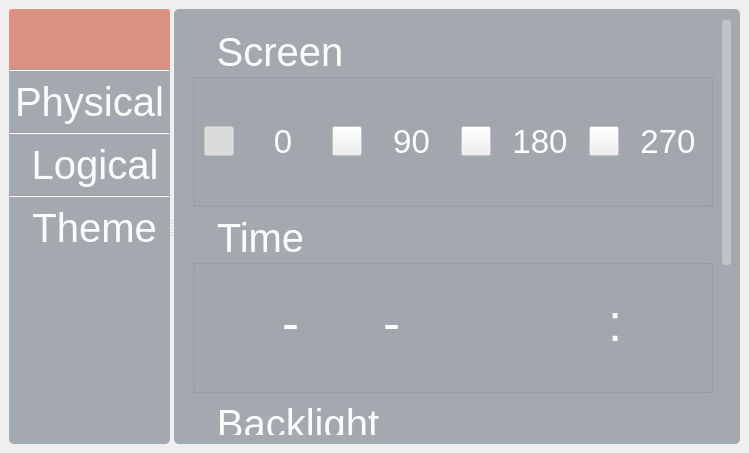
<?xml version="1.0" encoding="UTF-8"?>
<ui version="4.0">
 <class>SetTabBar</class>
 <widget class="QDialog" name="SetTabBar">
  <property name="geometry">
   <rect>
    <x>0</x>
    <y>0</y>
    <width>749</width>
    <height>453</height>
   </rect>
  </property>
  <property name="windowTitle">
   <string>Dialog</string>
  </property>
  <property name="styleSheet">
   <string notr="true">QWidget#widget{ border-image: url(:/34_configrue/rc/34_configure/bg.png); }

QScrollArea {background-color: rgba(0,0,0,0); border:none;}

QWidget#page_basic, QWidget#page_physical, QWidget#page_logic, QWidget#page_theme, QWidget#contents_basic, QWidget#contents_physical, QWidget#contents_logic, QWidget#contents_theme{ background-color: rgba(0,0,0,0);}

QGroupBox {font: bold large &quot;Adobe Arabic&quot;; font-size:30pt; color: rgba(255,255,255,250); background-color: rgba(255, 255, 255, 0); }
QGroupBox::checked{ background-color: rgba(48, 61, 77, 200); }

QWidget#TabBar{ background-color: rgba(48, 61, 77, 100); border-radius:5px; }
QWidget#TabBar:focus { background-color: rgba(80, 90, 100, 200); border-radius:5px;  }
/*QWidget#TabBar:hover { background-color: rgba(80, 90, 100, 200); border-radius:5px;  }*/

QWidget#MainStacked{ background-color: rgba(48, 61, 77, 100); border-radius:5px; }
QWidget#MainStacked:focus { background-color: rgba(80, 90, 100, 200); border-radius:5px;}
/*QWidget#MainStacked:hover { background-color: rgba(80, 90, 100, 200); border-radius:5px;}*/

QPushButton#btn_bar_basic, QPushButton#btn_bar_physical, QPushButton#btn_bar_logic, QPushButton#btn_bar_theme{ font: bold large &quot;Adobe Arabic&quot;; font-size:30pt; color: rgba(255,255,255,250); }

QPushButton#btn_bar_basic{ background-color: rgba(0, 0, 0, 0); border:none; }
QPushButton#btn_bar_basic::checked{ background-color: rgba(255, 127, 102, 150); }

QPushButton#btn_bar_physical{ background-color: rgba(0, 0, 0, 0); border:none; }
QPushButton#btn_bar_physical::checked{ background-color: rgba(255, 127, 102, 150); }

QPushButton#btn_bar_logic{ background-color: rgba(0, 0, 0, 0); border:none; }
QPushButton#btn_bar_logic::checked{ background-color: rgba(255, 127, 102, 150); }

QPushButton#btn_bar_theme{ background-color: rgba(0, 0, 0, 0); border:none; }
QPushButton#btn_bar_theme::checked{ background-color: rgba(255, 127, 102, 150); }

/*page31_setting*/
QWidget#setting_container { border-image: url(:/31_setting/rc/31_setting/subbg.png); }

QGroupBox {font: bold large &quot;Adobe Arabic&quot;; font-size:30pt; color: rgba(255,255,255,250);}

QLabel#label_backlight, QLabel#label_volume { font: bold large &quot;Adobe Arabic&quot;; font-size:30pt; color: rgba(255,255,255,250); }
QPushButton#btn_testvolume{ font: bold large &quot;Adobe Arabic&quot;; font-size:30pt; color: rgba(255,255,255,250); }

QPushButton#btn_testvolume{ border-image: url(:/31_setting/rc/31_setting/btnadd.png);  }
QPushButton#btn_testvolume::pressed{ border-image: url(:/31_setting/rc/31_setting/btnlight.png); }

QListWidget#list_protocol{  background-color: rgba(255, 255, 255, 0); alternate-background-color: #1b1b1b;  selection-
background-color: rgba(254, 158, 37, 255);  color: rgba(254, 254, 254, 255);  icon-size:90px 90px; space : 40px; font: bold large &quot;Adobe Arabic&quot;; font-size:18pt; }

QPushButton#btn_setreset{ border-image: url(:/31_setting/rc/31_setting/btndel.png); font: bold large &quot;Adobe Arabic&quot;; font-size:32pt; color: rgba(255,255,255,250); }
QPushButton#btn_setreset::pressed{ border-image: url(:/31_setting/rc/31_setting/btnlight.png); }

QPushButton#btn_setok{ border-image: url(:/31_setting/rc/31_setting/btnadd.png); font: bold large &quot;Adobe Arabic&quot;; font-size:32pt; color: rgba(255,255,255,250); }
QPushButton#btn_setok::pressed{ border-image: url(:/31_setting/rc/31_setting/btnlight.png); }

QPushButton#btn_calibrate{ border-image: url(:/31_setting/rc/31_setting/btnadd.png); font: bold large &quot;Adobe Arabic&quot;; font-size:32pt; color: rgba(255,255,255,250); }
QPushButton#btn_calibrate::pressed{ border-image: url(:/31_setting/rc/31_setting/btnlight.png); }

QLabel#label_theme_0, QLabel#label_theme_90, QLabel#label_theme_180, QLabel#label_theme_270{font: bold large &quot;Adobe Arabic&quot;; font-size:25pt; color: rgba(255,255,255,250);}
QPushButton#btn_theme_0{ border-image: url(:/0_common/rc/0_common/off.png); }
QPushButton#btn_theme_0::checked{ border-image: url(:/0_common/rc/0_common/on.png); }

QPushButton#btn_theme_90{ border-image: url(:/0_common/rc/0_common/off.png); }
QPushButton#btn_theme_90::checked{ border-image: url(:/0_common/rc/0_common/on.png); }

QPushButton#btn_theme_180{ border-image: url(:/0_common/rc/0_common/off.png); }
QPushButton#btn_theme_180::checked{ border-image: url(:/0_common/rc/0_common/on.png); }

QPushButton#btn_theme_270{ border-image: url(:/0_common/rc/0_common/off.png); }
QPushButton#btn_theme_270::checked{ border-image: url(:/0_common/rc/0_common/on.png); }

/*time*/
QLabel#label_time_colon, QLabel#label_time_h1, QLabel#label_time_h2, QLabel#label_time_space{ font: bold large &quot;Adobe Arabic&quot;; font-size:38pt; color: rgba(255,255,255,250); }

QListWidget#list_time_year, QListWidget#list_time_month, QListWidget#list_time_day, QListWidget#list_time_hour, QListWidget#list_time_minute {font: bold large &quot;Adobe Arabic&quot;; font-size:26pt; color: rgba(255,255,255,250); background-color: rgba(255, 255, 255, 0); alternate-background-color:  rgba(255, 255, 255, 0);  selection-
background-color:  rgba(255, 255, 255, 0);  gridline-color: rgba(255, 255, 255, 0);   border-radius: 0px;  padding: 0px;  }

QListWidget#list_time_year{border-image: url(:/31_setting/rc/31_setting/timebg.png); color: rgba(10,10,10,250);}
QListWidget#list_time_month{border-image: url(:/31_setting/rc/31_setting/timebg.png); color: rgba(10,10,10,250);}
QListWidget#list_time_day{border-image: url(:/31_setting/rc/31_setting/timebg.png); color: rgba(10,10,10,250);}
QListWidget#list_time_hour{border-image: url(:/31_setting/rc/31_setting/timebg.png); color: rgba(10,10,10,250);}
QListWidget#list_time_minute{border-image: url(:/31_setting/rc/31_setting/timebg.png); color: rgba(10,10,10,250);}

QListWidget#list_time_year::item:selected{background-color:rgba(254, 158, 37, 0); color: rgba(255, 149, 16,250); border: none;}
QListWidget#list_time_month::item:selected{background-color:rgba(254, 158, 37, 0); color: rgba(255, 149, 16,250); border: none;}
QListWidget#list_time_day::item:selected{background-color:rgba(254, 158, 37, 0); color: rgba(255, 149, 16,250); border: none;}
QListWidget#list_time_hour::item:selected{background-color:rgba(254, 158, 37, 0); color: rgba(255, 149, 16,250); border: none;}
QListWidget#list_time_minute::item:selected{background-color:rgba(254, 158, 37, 0); color: rgba(255, 149, 16,250); border: none;}

QPushButton#btn_time_adjust{ font: bold large &quot;Adobe Arabic&quot;; font-size:30pt; color: rgba(255,255,255,250); }
QPushButton#btn_time_adjust{ border-image: url(:/31_setting/rc/31_setting/btnadd.png); }
QPushButton#btn_time_adjust::pressed{ border-image: url(:/31_setting/rc/31_setting/btnlight.png) }
QPushButton#btn_time_adjust::disabled{ border-image: url(:/31_setting/rc/31_setting/btndisable.png); }

QScrollBar:vertical { background: rgba(0, 0, 0, 0);  width: 9px;  margin: 0px 0 0px 0; }
QScrollBar::handle:vertical { background: rgba(195, 195, 195, 255); min-height: 20px;  margin: 2px 0px 1px 0px;   border-radius: 3px;  border: 0px dashed rgba(180,130,100,255); }
QScrollBar::add-line:vertical, QScrollBar::sub-line:vertical { height: 0px; }
QScrollBar::add-page:vertical, QScrollBar::sub-page:vertical {  background: none; }

QScrollBar:horizontal  { background: rgba(0, 0, 0, 0);  height: 9px;  margin: 0px 0 0px 0; }
QScrollBar::handle:horizontal  { background: rgba(195, 195, 195, 255);  min-width: 20px;  margin: 2px 0px 1px 0px;   border-radius: 3px;  border: 0px dashed rgba(180,130,100,255); }
QScrollBar::add-line:horizontal , QScrollBar::sub-line:horizontal  { height: 0px; }
QScrollBar::add-page:horizontal , QScrollBar::sub-page:horizontal  {  background: none; }

QSlider::groove:horizontal {  border: 1px rgba(254, 158, 37, 255);  height: 2px;  margin: 0px 0; left: 22px; right: 22px;  }
QSlider::handle:horizontal {  border-image: url(:/31_setting/rc/31_setting/sliderdot.png);  width: 40px; height : 40px;  margin: -20px -20px -20px -20px; }
QSlider::sub-page:horizontal{  background: rgba(254, 158, 37, 255); }
QSlider::add-page:horizontal{ background: rgba(100, 100, 100, 255); }
QSlider::indicator { right : 22px}
</string>
  </property>
  <layout class="QVBoxLayout" name="verticalLayout_9">
   <property name="spacing">
    <number>0</number>
   </property>
   <property name="margin">
    <number>0</number>
   </property>
   <item>
    <widget class="QWidget" name="widget" native="true">
     <property name="autoFillBackground">
      <bool>false</bool>
     </property>
     <layout class="QVBoxLayout" name="verticalLayout_2">
      <property name="spacing">
       <number>6</number>
      </property>
      <property name="margin">
       <number>9</number>
      </property>
      <item>
       <widget class="QSplitter" name="splitter">
        <property name="orientation">
         <enum>Qt::Horizontal</enum>
        </property>
        <property name="opaqueResize">
         <bool>true</bool>
        </property>
        <property name="handleWidth">
         <number>4</number>
        </property>
        <property name="childrenCollapsible">
         <bool>true</bool>
        </property>
        <widget class="QWidget" name="TabBar" native="true">
         <property name="sizePolicy">
          <sizepolicy hsizetype="Expanding" vsizetype="Expanding">
           <horstretch>0</horstretch>
           <verstretch>0</verstretch>
          </sizepolicy>
         </property>
         <property name="maximumSize">
          <size>
           <width>180</width>
           <height>16777215</height>
          </size>
         </property>
         <layout class="QVBoxLayout" name="verticalLayout">
          <property name="spacing">
           <number>0</number>
          </property>
          <property name="margin">
           <number>0</number>
          </property>
          <item>
           <widget class="QPushButton" name="btn_bar_basic">
            <property name="minimumSize">
             <size>
              <width>0</width>
              <height>60</height>
             </size>
            </property>
            <property name="text">
             <string/>
            </property>
            <property name="icon">
             <iconset resource="settab.qrc">
              <normaloff>:/34_configrue/rc/34_configure/basic.png</normaloff>:/34_configrue/rc/34_configure/basic.png</iconset>
            </property>
            <property name="iconSize">
             <size>
              <width>23</width>
              <height>23</height>
             </size>
            </property>
            <property name="checkable">
             <bool>true</bool>
            </property>
            <property name="checked">
             <bool>true</bool>
            </property>
           </widget>
          </item>
          <item>
           <widget class="Line" name="line">
            <property name="orientation">
             <enum>Qt::Horizontal</enum>
            </property>
           </widget>
          </item>
          <item>
           <widget class="QPushButton" name="btn_bar_physical">
            <property name="minimumSize">
             <size>
              <width>0</width>
              <height>60</height>
             </size>
            </property>
            <property name="text">
             <string>Physical</string>
            </property>
            <property name="icon">
             <iconset resource="settab.qrc">
              <normaloff>:/34_configrue/rc/34_configure/physical.png</normaloff>:/34_configrue/rc/34_configure/physical.png</iconset>
            </property>
            <property name="iconSize">
             <size>
              <width>23</width>
              <height>23</height>
             </size>
            </property>
            <property name="checkable">
             <bool>true</bool>
            </property>
            <property name="checked">
             <bool>false</bool>
            </property>
           </widget>
          </item>
          <item>
           <widget class="Line" name="line_2">
            <property name="orientation">
             <enum>Qt::Horizontal</enum>
            </property>
           </widget>
          </item>
          <item>
           <widget class="QPushButton" name="btn_bar_logic">
            <property name="minimumSize">
             <size>
              <width>0</width>
              <height>60</height>
             </size>
            </property>
            <property name="text">
             <string> Logical</string>
            </property>
            <property name="icon">
             <iconset resource="settab.qrc">
              <normaloff>:/34_configrue/rc/34_configure/logic.png</normaloff>:/34_configrue/rc/34_configure/logic.png</iconset>
            </property>
            <property name="iconSize">
             <size>
              <width>23</width>
              <height>23</height>
             </size>
            </property>
            <property name="checkable">
             <bool>true</bool>
            </property>
           </widget>
          </item>
          <item>
           <widget class="Line" name="line_3">
            <property name="orientation">
             <enum>Qt::Horizontal</enum>
            </property>
           </widget>
          </item>
          <item>
           <widget class="QPushButton" name="btn_bar_theme">
            <property name="minimumSize">
             <size>
              <width>0</width>
              <height>60</height>
             </size>
            </property>
            <property name="text">
             <string> Theme</string>
            </property>
            <property name="icon">
             <iconset resource="settab.qrc">
              <normaloff>:/34_configrue/rc/34_configure/theme.png</normaloff>:/34_configrue/rc/34_configure/theme.png</iconset>
            </property>
            <property name="iconSize">
             <size>
              <width>23</width>
              <height>23</height>
             </size>
            </property>
            <property name="checkable">
             <bool>true</bool>
            </property>
            <property name="checked">
             <bool>false</bool>
            </property>
           </widget>
          </item>
          <item>
           <spacer name="verticalSpacer">
            <property name="orientation">
             <enum>Qt::Vertical</enum>
            </property>
            <property name="sizeHint" stdset="0">
             <size>
              <width>20</width>
              <height>71</height>
             </size>
            </property>
           </spacer>
          </item>
         </layout>
        </widget>
        <widget class="QStackedWidget" name="MainStacked">
         <property name="sizePolicy">
          <sizepolicy hsizetype="Expanding" vsizetype="Expanding">
           <horstretch>0</horstretch>
           <verstretch>0</verstretch>
          </sizepolicy>
         </property>
         <property name="currentIndex">
          <number>0</number>
         </property>
         <widget class="QWidget" name="page_basic">
          <layout class="QVBoxLayout" name="verticalLayout_10">
           <item>
            <widget class="ScrollArea" name="scroll_basic">
             <property name="widgetResizable">
              <bool>true</bool>
             </property>
             <widget class="QWidget" name="contents_basic">
              <property name="geometry">
               <rect>
                <x>0</x>
                <y>0</y>
                <width>537</width>
                <height>700</height>
               </rect>
              </property>
              <property name="minimumSize">
               <size>
                <width>0</width>
                <height>700</height>
               </size>
              </property>
              <property name="maximumSize">
               <size>
                <width>16777215</width>
                <height>700</height>
               </size>
              </property>
              <layout class="QVBoxLayout" name="verticalLayout_11">
               <item>
                <widget class="SrnRotBox" name="ScreenBox">
                 <property name="minimumSize">
                  <size>
                   <width>0</width>
                   <height>180</height>
                  </size>
                 </property>
                 <property name="title">
                  <string>Screen</string>
                 </property>
                 <property name="checkable">
                  <bool>true</bool>
                 </property>
                 <property name="checked">
                  <bool>false</bool>
                 </property>
                 <layout class="QVBoxLayout" name="verticalLayout_16">
                  <property name="spacing">
                   <number>16</number>
                  </property>
                  <item>
                   <layout class="QHBoxLayout" name="horizontalLayout_14">
                    <item>
                     <layout class="QHBoxLayout" name="horizontalLayout_19">
                      <item>
                       <widget class="QPushButton" name="btn_theme_0">
                        <property name="sizePolicy">
                         <sizepolicy hsizetype="Minimum" vsizetype="Expanding">
                          <horstretch>0</horstretch>
                          <verstretch>0</verstretch>
                         </sizepolicy>
                        </property>
                        <property name="minimumSize">
                         <size>
                          <width>30</width>
                          <height>30</height>
                         </size>
                        </property>
                        <property name="maximumSize">
                         <size>
                          <width>30</width>
                          <height>30</height>
                         </size>
                        </property>
                        <property name="text">
                         <string/>
                        </property>
                        <property name="checkable">
                         <bool>true</bool>
                        </property>
                        <property name="checked">
                         <bool>true</bool>
                        </property>
                       </widget>
                      </item>
                      <item>
                       <widget class="QLabel" name="label_theme_0">
                        <property name="text">
                         <string>0</string>
                        </property>
                        <property name="alignment">
                         <set>Qt::AlignCenter</set>
                        </property>
                       </widget>
                      </item>
                     </layout>
                    </item>
                    <item>
                     <layout class="QHBoxLayout" name="horizontalLayout_27">
                      <item>
                       <widget class="QPushButton" name="btn_theme_90">
                        <property name="sizePolicy">
                         <sizepolicy hsizetype="Minimum" vsizetype="Expanding">
                          <horstretch>0</horstretch>
                          <verstretch>0</verstretch>
                         </sizepolicy>
                        </property>
                        <property name="minimumSize">
                         <size>
                          <width>30</width>
                          <height>30</height>
                         </size>
                        </property>
                        <property name="maximumSize">
                         <size>
                          <width>30</width>
                          <height>30</height>
                         </size>
                        </property>
                        <property name="text">
                         <string/>
                        </property>
                        <property name="checkable">
                         <bool>true</bool>
                        </property>
                        <property name="checked">
                         <bool>false</bool>
                        </property>
                       </widget>
                      </item>
                      <item>
                       <widget class="QLabel" name="label_theme_90">
                        <property name="text">
                         <string>90</string>
                        </property>
                        <property name="alignment">
                         <set>Qt::AlignCenter</set>
                        </property>
                       </widget>
                      </item>
                     </layout>
                    </item>
                    <item>
                     <layout class="QHBoxLayout" name="horizontalLayout_28">
                      <item>
                       <widget class="QPushButton" name="btn_theme_180">
                        <property name="sizePolicy">
                         <sizepolicy hsizetype="Minimum" vsizetype="Expanding">
                          <horstretch>0</horstretch>
                          <verstretch>0</verstretch>
                         </sizepolicy>
                        </property>
                        <property name="minimumSize">
                         <size>
                          <width>30</width>
                          <height>30</height>
                         </size>
                        </property>
                        <property name="maximumSize">
                         <size>
                          <width>30</width>
                          <height>30</height>
                         </size>
                        </property>
                        <property name="text">
                         <string/>
                        </property>
                        <property name="checkable">
                         <bool>true</bool>
                        </property>
                        <property name="checked">
                         <bool>false</bool>
                        </property>
                       </widget>
                      </item>
                      <item>
                       <widget class="QLabel" name="label_theme_180">
                        <property name="text">
                         <string>180</string>
                        </property>
                        <property name="alignment">
                         <set>Qt::AlignCenter</set>
                        </property>
                       </widget>
                      </item>
                     </layout>
                    </item>
                    <item>
                     <layout class="QHBoxLayout" name="horizontalLayout_29">
                      <item>
                       <widget class="QPushButton" name="btn_theme_270">
                        <property name="sizePolicy">
                         <sizepolicy hsizetype="Minimum" vsizetype="Expanding">
                          <horstretch>0</horstretch>
                          <verstretch>0</verstretch>
                         </sizepolicy>
                        </property>
                        <property name="minimumSize">
                         <size>
                          <width>30</width>
                          <height>30</height>
                         </size>
                        </property>
                        <property name="maximumSize">
                         <size>
                          <width>30</width>
                          <height>30</height>
                         </size>
                        </property>
                        <property name="text">
                         <string/>
                        </property>
                        <property name="checkable">
                         <bool>true</bool>
                        </property>
                        <property name="checked">
                         <bool>false</bool>
                        </property>
                       </widget>
                      </item>
                      <item>
                       <widget class="QLabel" name="label_theme_270">
                        <property name="text">
                         <string>270</string>
                        </property>
                        <property name="alignment">
                         <set>Qt::AlignCenter</set>
                        </property>
                       </widget>
                      </item>
                     </layout>
                    </item>
                   </layout>
                  </item>
                 </layout>
                </widget>
               </item>
               <item>
                <widget class="TimeSetBox" name="TimeBox">
                 <property name="minimumSize">
                  <size>
                   <width>0</width>
                   <height>180</height>
                  </size>
                 </property>
                 <property name="title">
                  <string>Time</string>
                 </property>
                 <property name="flat">
                  <bool>false</bool>
                 </property>
                 <property name="checkable">
                  <bool>true</bool>
                 </property>
                 <property name="checked">
                  <bool>false</bool>
                 </property>
                 <layout class="QHBoxLayout" name="horizontalLayout_25">
                  <property name="topMargin">
                   <number>0</number>
                  </property>
                  <item>
                   <layout class="QHBoxLayout" name="horizontalLayout_26">
                    <item>
                     <widget class="ListWidget" name="list_time_year">
                      <property name="maximumSize">
                       <size>
                        <width>16777215</width>
                        <height>120</height>
                       </size>
                      </property>
                      <property name="font">
                       <font>
                        <family>Adobe Arabic</family>
                        <pointsize>26</pointsize>
                        <weight>75</weight>
                        <italic>false</italic>
                        <bold>true</bold>
                       </font>
                      </property>
                      <property name="verticalScrollBarPolicy">
                       <enum>Qt::ScrollBarAlwaysOff</enum>
                      </property>
                      <property name="horizontalScrollBarPolicy">
                       <enum>Qt::ScrollBarAlwaysOff</enum>
                      </property>
                      <property name="verticalScrollMode">
                       <enum>QAbstractItemView::ScrollPerItem</enum>
                      </property>
                     </widget>
                    </item>
                    <item>
                     <widget class="QLabel" name="label_time_h1">
                      <property name="text">
                       <string>-</string>
                      </property>
                     </widget>
                    </item>
                    <item>
                     <widget class="ListWidget" name="list_time_month">
                      <property name="maximumSize">
                       <size>
                        <width>16777215</width>
                        <height>120</height>
                       </size>
                      </property>
                      <property name="font">
                       <font>
                        <family>Adobe Arabic</family>
                        <pointsize>26</pointsize>
                        <weight>75</weight>
                        <italic>false</italic>
                        <bold>true</bold>
                       </font>
                      </property>
                      <property name="verticalScrollBarPolicy">
                       <enum>Qt::ScrollBarAlwaysOff</enum>
                      </property>
                      <property name="horizontalScrollBarPolicy">
                       <enum>Qt::ScrollBarAlwaysOff</enum>
                      </property>
                      <property name="verticalScrollMode">
                       <enum>QAbstractItemView::ScrollPerItem</enum>
                      </property>
                     </widget>
                    </item>
                    <item>
                     <widget class="QLabel" name="label_time_h2">
                      <property name="text">
                       <string>-</string>
                      </property>
                     </widget>
                    </item>
                    <item>
                     <widget class="ListWidget" name="list_time_day">
                      <property name="maximumSize">
                       <size>
                        <width>16777215</width>
                        <height>120</height>
                       </size>
                      </property>
                      <property name="font">
                       <font>
                        <family>Adobe Arabic</family>
                        <pointsize>26</pointsize>
                        <weight>75</weight>
                        <italic>false</italic>
                        <bold>true</bold>
                       </font>
                      </property>
                      <property name="verticalScrollBarPolicy">
                       <enum>Qt::ScrollBarAlwaysOff</enum>
                      </property>
                      <property name="horizontalScrollBarPolicy">
                       <enum>Qt::ScrollBarAlwaysOff</enum>
                      </property>
                      <property name="verticalScrollMode">
                       <enum>QAbstractItemView::ScrollPerItem</enum>
                      </property>
                     </widget>
                    </item>
                    <item>
                     <widget class="QLabel" name="label_time_space">
                      <property name="minimumSize">
                       <size>
                        <width>40</width>
                        <height>0</height>
                       </size>
                      </property>
                      <property name="text">
                       <string/>
                      </property>
                     </widget>
                    </item>
                    <item>
                     <widget class="ListWidget" name="list_time_hour">
                      <property name="maximumSize">
                       <size>
                        <width>16777215</width>
                        <height>120</height>
                       </size>
                      </property>
                      <property name="font">
                       <font>
                        <family>Adobe Arabic</family>
                        <pointsize>26</pointsize>
                        <weight>75</weight>
                        <italic>false</italic>
                        <bold>true</bold>
                       </font>
                      </property>
                      <property name="verticalScrollBarPolicy">
                       <enum>Qt::ScrollBarAlwaysOff</enum>
                      </property>
                      <property name="horizontalScrollBarPolicy">
                       <enum>Qt::ScrollBarAlwaysOff</enum>
                      </property>
                      <property name="verticalScrollMode">
                       <enum>QAbstractItemView::ScrollPerItem</enum>
                      </property>
                     </widget>
                    </item>
                    <item>
                     <widget class="QLabel" name="label_time_colon">
                      <property name="text">
                       <string>:</string>
                      </property>
                     </widget>
                    </item>
                    <item>
                     <widget class="ListWidget" name="list_time_minute">
                      <property name="maximumSize">
                       <size>
                        <width>16777215</width>
                        <height>120</height>
                       </size>
                      </property>
                      <property name="font">
                       <font>
                        <family>Adobe Arabic</family>
                        <pointsize>26</pointsize>
                        <weight>75</weight>
                        <italic>false</italic>
                        <bold>true</bold>
                       </font>
                      </property>
                      <property name="verticalScrollBarPolicy">
                       <enum>Qt::ScrollBarAlwaysOff</enum>
                      </property>
                      <property name="horizontalScrollBarPolicy">
                       <enum>Qt::ScrollBarAlwaysOff</enum>
                      </property>
                      <property name="verticalScrollMode">
                       <enum>QAbstractItemView::ScrollPerItem</enum>
                      </property>
                     </widget>
                    </item>
                   </layout>
                  </item>
                 </layout>
                </widget>
               </item>
               <item>
                <widget class="BLSetBox" name="BacklightBox">
                 <property name="minimumSize">
                  <size>
                   <width>0</width>
                   <height>140</height>
                  </size>
                 </property>
                 <property name="title">
                  <string>Backlight</string>
                 </property>
                 <property name="flat">
                  <bool>false</bool>
                 </property>
                 <property name="checkable">
                  <bool>true</bool>
                 </property>
                 <property name="checked">
                  <bool>false</bool>
                 </property>
                 <layout class="QHBoxLayout" name="horizontalLayout_7">
                  <property name="topMargin">
                   <number>0</number>
                  </property>
                  <item>
                   <layout class="QHBoxLayout" name="horizontalLayout_8">
                    <item>
                     <widget class="Slider" name="slider_backlight">
                      <property name="minimumSize">
                       <size>
                        <width>0</width>
                        <height>50</height>
                       </size>
                      </property>
                      <property name="value">
                       <number>40</number>
                      </property>
                      <property name="orientation">
                       <enum>Qt::Horizontal</enum>
                      </property>
                     </widget>
                    </item>
                    <item>
                     <widget class="QLabel" name="label_backlight">
                      <property name="minimumSize">
                       <size>
                        <width>60</width>
                        <height>0</height>
                       </size>
                      </property>
                      <property name="text">
                       <string>40%</string>
                      </property>
                      <property name="alignment">
                       <set>Qt::AlignCenter</set>
                      </property>
                     </widget>
                    </item>
                   </layout>
                  </item>
                 </layout>
                </widget>
               </item>
               <item>
                <widget class="VolSetBox" name="VolumeBox">
                 <property name="minimumSize">
                  <size>
                   <width>0</width>
                   <height>140</height>
                  </size>
                 </property>
                 <property name="title">
                  <string>Volume</string>
                 </property>
                 <property name="flat">
                  <bool>false</bool>
                 </property>
                 <property name="checkable">
                  <bool>true</bool>
                 </property>
                 <property name="checked">
                  <bool>false</bool>
                 </property>
                 <layout class="QHBoxLayout" name="horizontalLayout_5">
                  <property name="topMargin">
                   <number>0</number>
                  </property>
                  <item>
                   <layout class="QHBoxLayout" name="horizontalLayout_6">
                    <item>
                     <widget class="Slider" name="slider_volume">
                      <property name="minimumSize">
                       <size>
                        <width>0</width>
                        <height>50</height>
                       </size>
                      </property>
                      <property name="value">
                       <number>40</number>
                      </property>
                      <property name="orientation">
                       <enum>Qt::Horizontal</enum>
                      </property>
                     </widget>
                    </item>
                    <item>
                     <widget class="QLabel" name="label_volume">
                      <property name="minimumSize">
                       <size>
                        <width>60</width>
                        <height>0</height>
                       </size>
                      </property>
                      <property name="text">
                       <string>40%</string>
                      </property>
                      <property name="alignment">
                       <set>Qt::AlignCenter</set>
                      </property>
                     </widget>
                    </item>
                   </layout>
                  </item>
                 </layout>
                </widget>
               </item>
               <item>
                <spacer name="verticalSpacer_2">
                 <property name="orientation">
                  <enum>Qt::Vertical</enum>
                 </property>
                 <property name="sizeHint" stdset="0">
                  <size>
                   <width>20</width>
                   <height>40</height>
                  </size>
                 </property>
                </spacer>
               </item>
              </layout>
             </widget>
            </widget>
           </item>
          </layout>
         </widget>
         <widget class="QWidget" name="page_physical">
          <layout class="QVBoxLayout" name="verticalLayout_3">
           <property name="spacing">
            <number>0</number>
           </property>
           <property name="margin">
            <number>9</number>
           </property>
           <item>
            <widget class="ScrollArea" name="scroll_physical">
             <property name="font">
              <font>
               <family>Arial</family>
               <pointsize>20</pointsize>
               <weight>75</weight>
               <bold>true</bold>
              </font>
             </property>
             <property name="widgetResizable">
              <bool>true</bool>
             </property>
             <widget class="QWidget" name="contents_physical">
              <property name="geometry">
               <rect>
                <x>0</x>
                <y>0</y>
                <width>100</width>
                <height>30</height>
               </rect>
              </property>
              <layout class="QVBoxLayout" name="verticalLayout_6"/>
             </widget>
            </widget>
           </item>
          </layout>
         </widget>
         <widget class="QWidget" name="page_logic">
          <layout class="QVBoxLayout" name="verticalLayout_5">
           <property name="spacing">
            <number>0</number>
           </property>
           <property name="margin">
            <number>9</number>
           </property>
           <item>
            <widget class="ScrollArea" name="scroll_logic">
             <property name="widgetResizable">
              <bool>true</bool>
             </property>
             <widget class="QWidget" name="contents_logic">
              <property name="geometry">
               <rect>
                <x>0</x>
                <y>0</y>
                <width>100</width>
                <height>30</height>
               </rect>
              </property>
              <layout class="QVBoxLayout" name="verticalLayout_7"/>
             </widget>
            </widget>
           </item>
          </layout>
         </widget>
         <widget class="QWidget" name="page_theme">
          <layout class="QVBoxLayout" name="verticalLayout_4">
           <property name="spacing">
            <number>0</number>
           </property>
           <property name="margin">
            <number>9</number>
           </property>
           <item>
            <widget class="ScrollArea" name="scroll_theme">
             <property name="widgetResizable">
              <bool>true</bool>
             </property>
             <widget class="QWidget" name="contents_theme">
              <property name="geometry">
               <rect>
                <x>0</x>
                <y>0</y>
                <width>100</width>
                <height>30</height>
               </rect>
              </property>
              <layout class="QVBoxLayout" name="verticalLayout_8"/>
             </widget>
            </widget>
           </item>
          </layout>
         </widget>
        </widget>
       </widget>
      </item>
     </layout>
    </widget>
   </item>
  </layout>
 </widget>
 <customwidgets>
  <customwidget>
   <class>ScrollArea</class>
   <extends>QScrollArea</extends>
   <header>bstui.h</header>
   <container>1</container>
  </customwidget>
  <customwidget>
   <class>Slider</class>
   <extends>QSlider</extends>
   <header>bstui.h</header>
  </customwidget>
  <customwidget>
   <class>ListWidget</class>
   <extends>QListWidget</extends>
   <header>bstui.h</header>
  </customwidget>
  <customwidget>
   <class>SrnRotBox</class>
   <extends>QGroupBox</extends>
   <header>settabclass.h</header>
   <container>1</container>
  </customwidget>
  <customwidget>
   <class>TimeSetBox</class>
   <extends>QGroupBox</extends>
   <header>settabclass.h</header>
   <container>1</container>
  </customwidget>
  <customwidget>
   <class>BLSetBox</class>
   <extends>QGroupBox</extends>
   <header>settabclass.h</header>
   <container>1</container>
  </customwidget>
  <customwidget>
   <class>VolSetBox</class>
   <extends>QGroupBox</extends>
   <header>settabclass.h</header>
   <container>1</container>
  </customwidget>
 </customwidgets>
 <resources>
  <include location="settab.qrc"/>
 </resources>
 <connections/>
</ui>
